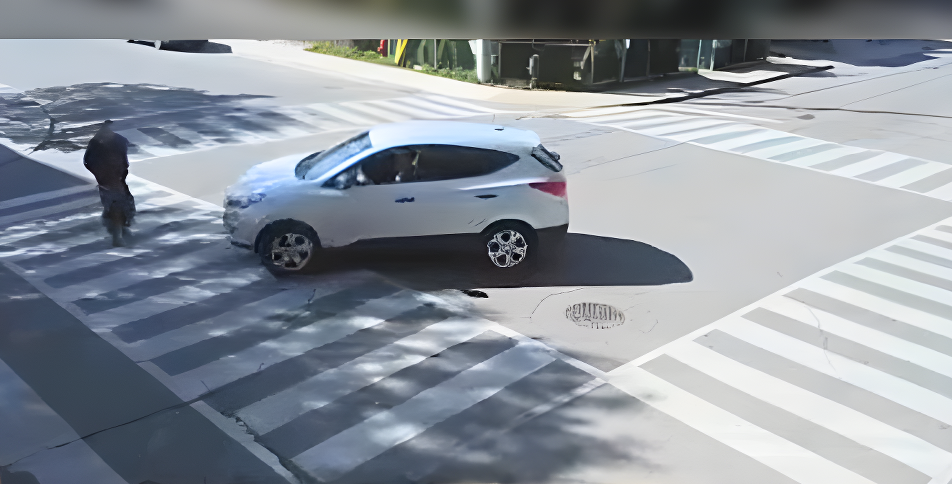
#> input picture od_data/pedestrian-hit-by-car.png, 952 x 484 px
$ jupyter execute object_detection.ipynb   (shell and % lines are left out)
#> lines starting #> are read from the running program, lines starting #| are printed output that depends on the picture; long printed decimals are rounded
[cell 1]
import numpy as np
from PIL import Image
from pprint import pprint

def read_image(image_path):
#> called with image_path = 'od_data/pedestrian-hit-by-car.png'
    return Image.open(image_path)
#> returned value is the input picture: PIL image 952x484 RGB; mean R, G, B 141.3, 148.3, 156.9


def read_bounding_boxes(data_path):
    bounding_boxes = []
    with open(data_path, 'r') as file:
        for line in file:
            parts = line.strip().split()
            if len(parts) == 5:
                bbox = {
                    'x1': int(parts[0]),
                    'y1': int(parts[1]),
                    'w': int(parts[2]),
                    'h': int(parts[3]),
                    'label': parts[4]
                }
                bounding_boxes.append(bbox)
    return bounding_boxes


def read_predictions(pred_path):
    predictions = []
    with open(pred_path, 'r') as file:
        for line in file:
            parts = line.strip().split()
            if len(parts) == 6:
                prediction = {
                    'x1': int(parts[0]),
                    'y1': int(parts[1]),
                    'w': int(parts[2]),
                    'h': int(parts[3]),
                    'label': parts[4],
                    'probability': float(parts[5])
                }
                predictions.append(prediction)
    return predictions

[cell 2]
image_path = 'od_data/pedestrian-hit-by-car.png'
gt_path = 'od_data/groundtruth.txt'
pred_path = 'od_data/predictions.txt'

image = read_image(image_path)
original_size = image.size

gt_bboxes = read_bounding_boxes(gt_path)
#> (reads od_data/groundtruth.txt from the repository)
pred_bboxes = read_predictions(pred_path)
#> (reads od_data/predictions.txt from the repository)

# Output the results
print("Image size:", image.size)
#| Image size: (952, 484)
for gt_bbox in gt_bboxes:
    print(gt_bbox)

print("\nPredictions:")
for pred_bbox in pred_bboxes:
    print(pred_bbox)

[cell 3]
import matplotlib.pyplot as plt
import matplotlib.patches as patches


def visualize_bboxes(image, gt_boxes, pred_boxes):
    fig, ax = plt.subplots(1)
    ax.imshow(image)

    # Plot ground truth bounding boxes
    for bbox in gt_boxes:
        rect = patches.Rectangle((bbox['x1'] - bbox['w'] // 2, bbox['y1'] - bbox['h'] // 2), bbox['w'], bbox['h'],
                                 linewidth=2, edgecolor='green', facecolor='none')
        ax.add_patch(rect)

    # Plot predicted bounding boxes
    for pred in pred_boxes:
        rect = patches.Rectangle((pred['x1'] - pred['w'] // 2, pred['y1'] - pred['h'] // 2), pred['w'], pred['h'],
                                 linewidth=2, edgecolor='red', facecolor='none')
        ax.add_patch(rect)

    plt.axis('off')
    plt.show()

[cell 4]
visualize_bboxes(image, gt_bboxes, [])

[cell 5]
visualize_bboxes(image, [], pred_bboxes)
#> in visualize_bboxes (call 2), `plt.show()`:
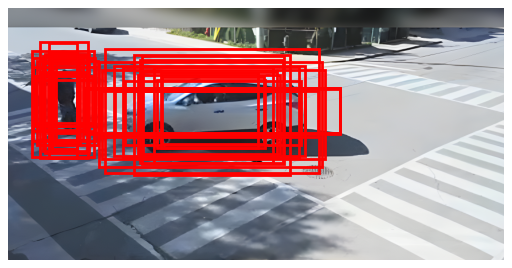
#> figure drawn by matplotlib, 1 panel

[cell 6]
def resize_image(image, target_size=(448, 448)):
    return image.resize(target_size, Image.Resampling.LANCZOS)

[cell 7]
def scale_bboxes(bboxes, original_size, new_size):
    scaled_bboxes = []
    x_scale = new_size[0] / original_size[0]
    y_scale = new_size[1] / original_size[1]

    for bbox in bboxes:
        scaled_bbox = {
            'x1': int(bbox['x1'] * x_scale),
            'y1': int(bbox['y1'] * y_scale),
            'w': int(bbox['w'] * x_scale),
            'h': int(bbox['h'] * y_scale),
            'label': bbox['label']
        }
        if 'probability' in bbox:
            scaled_bbox['probability'] = bbox['probability']
        scaled_bboxes.append(scaled_bbox)

    return scaled_bboxes

[cell 8]
target_size = (448, 448)
grid_size = (7, 7)

# Resize image
resized_image = resize_image(image, target_size=target_size)
#> in resize_image, `return image.resize(target_size, Image.Resampling.LANCZOS)`:
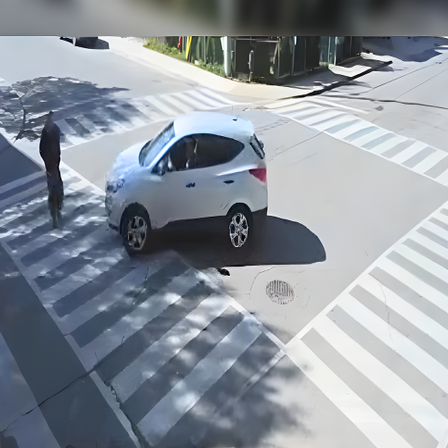
#> returned value: PIL image 448x448 RGB; mean R, G, B 141.3, 148.3, 156.9
new_size = resized_image.size

scaled_gt_boxes = scale_bboxes(gt_bboxes, original_size, new_size)
scaled_pred_boxes = scale_bboxes(pred_bboxes, original_size, new_size)

[cell 9]
visualize_bboxes(resized_image, scaled_gt_boxes, [])
#> in visualize_bboxes (call 3), `plt.show()`:
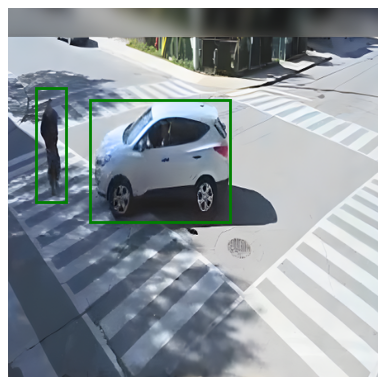
#> figure drawn by matplotlib, 1 panel

[cell 10]
visualize_bboxes(resized_image, [], scaled_pred_boxes)
#> in visualize_bboxes (call 4), `plt.show()`:
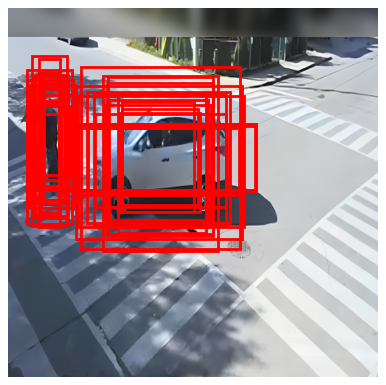
#> figure drawn by matplotlib, 1 panel

[cell 11]
def normalize_image(image):
    image_array = np.asarray(image)
    normalized_image = (image_array - np.min(image_array)) / (np.max(image_array) - np.min(image_array))
    return normalized_image

[cell 12]
# Normalize image
normalized_image = normalize_image(resized_image)

print(normalized_image.min(), normalized_image.max(), normalized_image.mean())
#| 0.0 1.0 0.5836

visualize_bboxes(resized_image, [], [])

[cell 13]
def split_image_to_grid(image, grid_size=(7, 7)):
    width, height = image.size
    grid_cells = []

    cell_width = width // grid_size[1]
    cell_height = height // grid_size[0]

    for row in range(grid_size[0]):
        for col in range(grid_size[1]):
            x1 = col * cell_width
            y1 = row * cell_height
            x2 = x1 + cell_width
            y2 = y1 + cell_height
            grid_cells.append((x1, y1, x2, y2))

    return grid_cells

[cell 14]
def visualize_grid(image, grid_cells):
    fig, ax = plt.subplots(1)
    ax.imshow(image)

    for cell in grid_cells:
        x1, y1, x2, y2 = cell
        rect = patches.Rectangle((x1, y1), x2 - x1, y2 - y1, linewidth=1, edgecolor='blue', facecolor='none')
        ax.add_patch(rect)

    plt.axis('off')
    plt.show()


grid_cells = split_image_to_grid(resized_image, grid_size=grid_size)
#> grid_cells = 49 items, first 6: (0, 0, 64, 64), (64, 0, 128, 64), (128, 0, 192, 64), (192, 0, 256, 64), (256, 0, 320, 64), (320, 0, 384, 64)
visualize_grid(resized_image, grid_cells)
#> the loop in visualize_grid, `for cell in grid_cells:` made 49 passes
#> in visualize_grid, `plt.show()`:
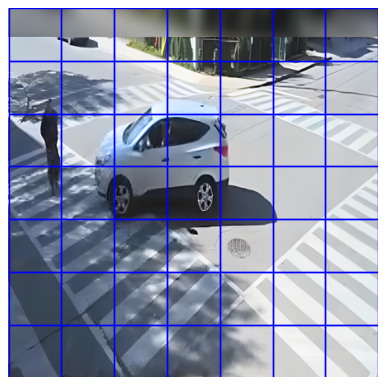
#> figure drawn by matplotlib, 1 panel

[cell 15]
def visualize_grid_with_bboxes(image, grid_cells, gt_boxes, pred_boxes):
    fig, ax = plt.subplots(1)
    ax.imshow(image)

    # Plot grid cells
    for cell in grid_cells:
        x1, y1, x2, y2 = cell
        rect = patches.Rectangle((x1, y1), x2 - x1, y2 - y1, linewidth=1, edgecolor='blue', facecolor='none')
        ax.add_patch(rect)

    # Plot ground truth bounding boxes
    for bbox in gt_boxes:
        rect = patches.Rectangle((bbox['x1'] - bbox['w'] // 2, bbox['y1'] - bbox['h'] // 2), bbox['w'], bbox['h'],
                                 linewidth=2, edgecolor='green', facecolor='none', label='GT: ' + bbox['label'])
        ax.add_patch(rect)

    # Plot predicted bounding boxes
    for pred in pred_boxes:
        rect = patches.Rectangle((pred['x1'] - pred['w'] // 2, pred['y1'] - pred['h'] // 2), pred['w'], pred['h'],
                                 linewidth=2, edgecolor='red', facecolor='none', label='Pred: ' + pred['label'] + ' (' + str(pred['probability']) + ')')
        ax.add_patch(rect)

    plt.axis('off')
    plt.show()


visualize_grid_with_bboxes(normalized_image, grid_cells, scaled_gt_boxes, [])
#> the loop in visualize_grid_with_bboxes, `for cell in grid_cells:` made 49 passes
#> in visualize_grid_with_bboxes, `plt.show()`:
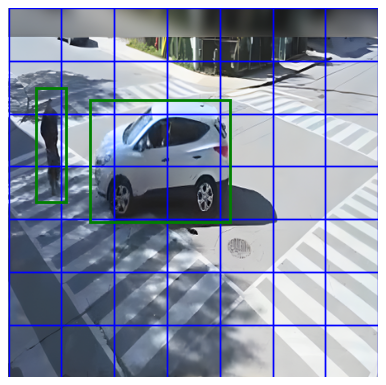
#> figure drawn by matplotlib, 1 panel

[cell 16]
def create_binary_map(image_size, grid_size, gt_boxes):
    width, height = image_size
    rows, cols = grid_size

    # Initialize the binary map
    binary_map = np.zeros((rows, cols), dtype=int)

    # Calculate cell dimensions
    cell_width = width // cols
    cell_height = height // rows

    # Iterate over each GT bbox
    for bbox in gt_boxes:
        # Calculate the center of the bbox
        center_x = bbox['x1']
        center_y = bbox['y1']

        # Determine the grid cell the center falls into
        col_idx = center_x // cell_width
        row_idx = center_y // cell_height

        # Set the corresponding cell in the binary map to 1
        if 0 <= row_idx < rows and 0 <= col_idx < cols:
            binary_map[row_idx, col_idx] = 1

    return binary_map


def visualize_binary_map(binary_map):
    plt.figure(figsize=(7, 7))
    plt.imshow(binary_map, cmap='gray', interpolation='nearest')
    plt.title('Binary Map')
    plt.colorbar(label='Value')
    plt.show()

[cell 17]
binary_map = create_binary_map(new_size, grid_size, scaled_gt_boxes)

visualize_binary_map(binary_map)
#> in visualize_binary_map, `plt.show()`:
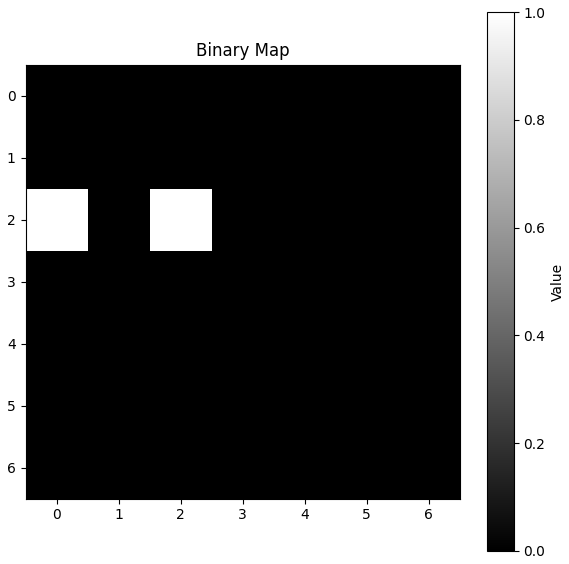
#> figure drawn by matplotlib, 2 panels

[cell 18]
def overlay_binary_map(image, binary_map, grid_cells, gt_boxes, pred_boxes):
    fig, ax = plt.subplots(1)
    ax.imshow(image, alpha=0.7)

    # Overlay binary map
    rows, cols = binary_map.shape
    for row in range(rows):
        for col in range(cols):
            if binary_map[row, col] == 1:
                x1, y1, x2, y2 = grid_cells[row * cols + col]
                rect = patches.Rectangle((x1, y1), x2 - x1, y2 - y1, linewidth=1, edgecolor='yellow', facecolor='yellow', alpha=0.8)
                ax.add_patch(rect)

    # Plot grid cells
    for cell in grid_cells:
        x1, y1, x2, y2 = cell
        rect = patches.Rectangle((x1, y1), x2 - x1, y2 - y1, linewidth=1, edgecolor='blue', facecolor='none')
        ax.add_patch(rect)

    # Plot ground truth bounding boxes
    for bbox in gt_boxes:
        rect = patches.Rectangle((bbox['x1'] - bbox['w'] // 2, bbox['y1'] - bbox['h'] // 2), bbox['w'], bbox['h'],
                                 linewidth=2, edgecolor='green', facecolor='none')
        ax.add_patch(rect)

    # Plot predicted bounding boxes
    for pred in pred_boxes:
        rect = patches.Rectangle((pred['x1'] - pred['w'] // 2, pred['y1'] - pred['h'] // 2), pred['w'], pred['h'],
                                 linewidth=2, edgecolor='red', facecolor='none')
        ax.add_patch(rect)

    plt.axis('off')
    plt.show()

[cell 19]
overlay_binary_map(normalized_image, binary_map, grid_cells, scaled_gt_boxes, [])
#> the loop in overlay_binary_map, `for cell in grid_cells:` made 49 passes
#> in overlay_binary_map, `plt.show()`:
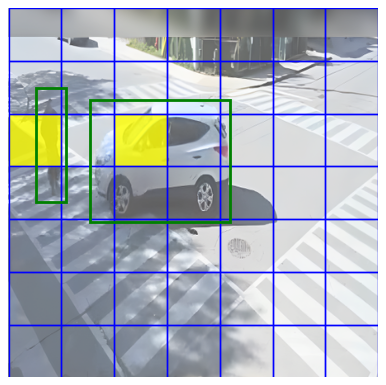
#> figure drawn by matplotlib, 1 panel

[cell 20]
def create_regression_map(image_size, grid_size, gt_boxes):
    rows, cols = grid_size
    regression_map = np.zeros((rows, cols, 5))

    width, height = image_size
    cell_width = width // cols
    cell_height = height // rows

    class_mapping = {'pedestrian': 0, 'car': 1}

    for bbox in gt_boxes:
        center_x = bbox['x1']
        center_y = bbox['y1']

        col_idx = center_x // cell_width
        row_idx = center_y // cell_height

        if 0 <= row_idx < rows and 0 <= col_idx < cols:
            regression_map[row_idx, col_idx] = [
                bbox['x1'], bbox['y1'], bbox['w'], bbox['h'], class_mapping[bbox['label']]
            ]

    return regression_map


def plot_regression_map(reg_map, reg_map_name):
    plt.figure(figsize=(7, 7))
    plt.imshow(reg_map, cmap='gray')
    plt.axis('off')
    plt.title(reg_map_name)
    plt.colorbar(label='values')
    plt.show()

[cell 21]
regression_map = create_regression_map(new_size, (7, 7), scaled_gt_boxes)

print('regression_map.shape', regression_map.shape)
#| regression_map.shape (7, 7, 5)

# Visualize regression map
plot_regression_map(regression_map[:,:,0], 'x1')
#> in plot_regression_map, `plt.show()`:
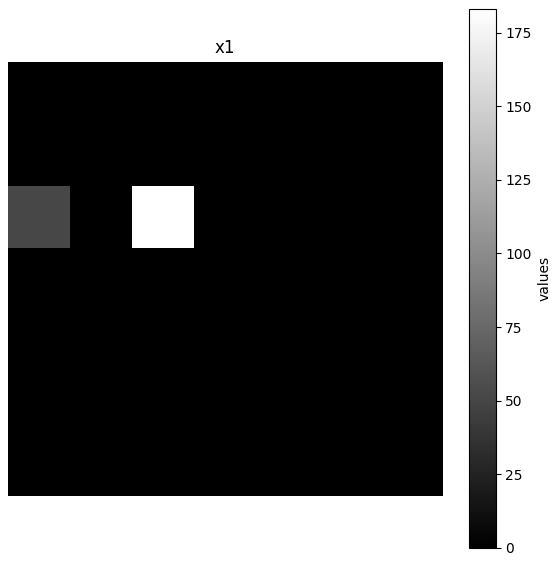
#> figure drawn by matplotlib, 2 panels

plot_regression_map(regression_map[:,:,1], 'x2')

plot_regression_map(regression_map[:,:,2], 'w')

plot_regression_map(regression_map[:,:,3], 'h')

plot_regression_map(regression_map[:,:,4], 'class')
#> in plot_regression_map (call 5), `plt.show()`:
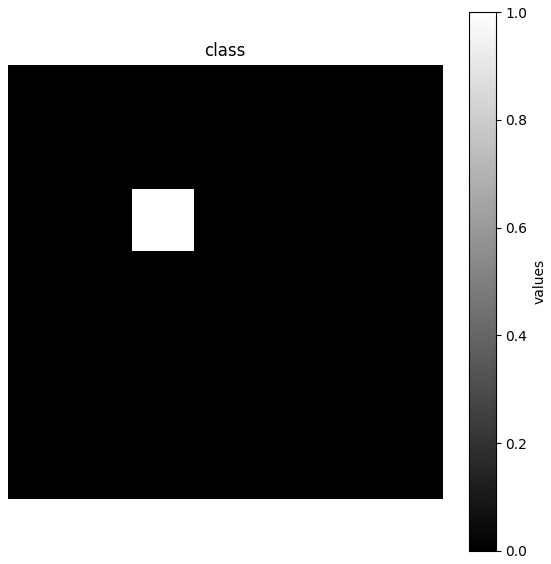
#> figure drawn by matplotlib, 2 panels
#> (the rest of the program and of its run is left out)
